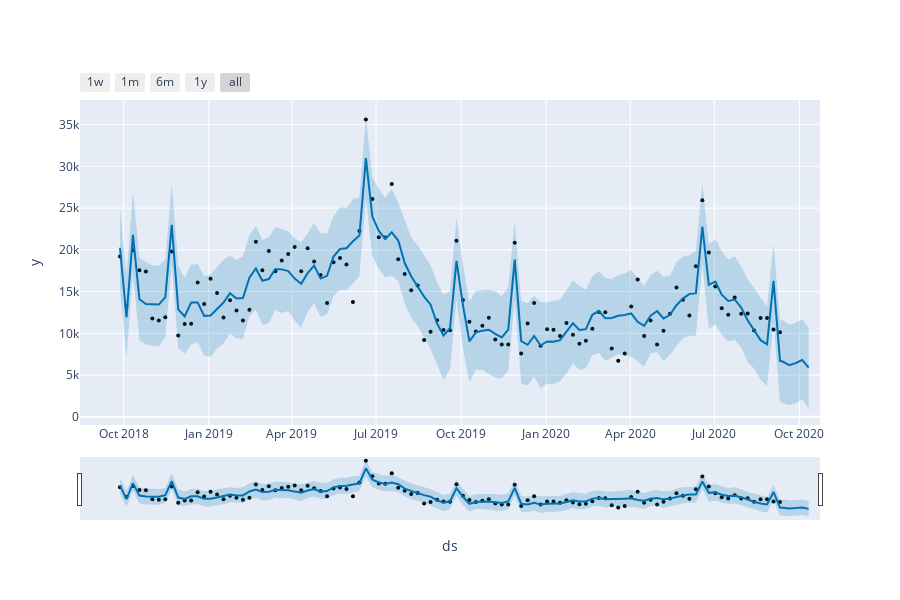
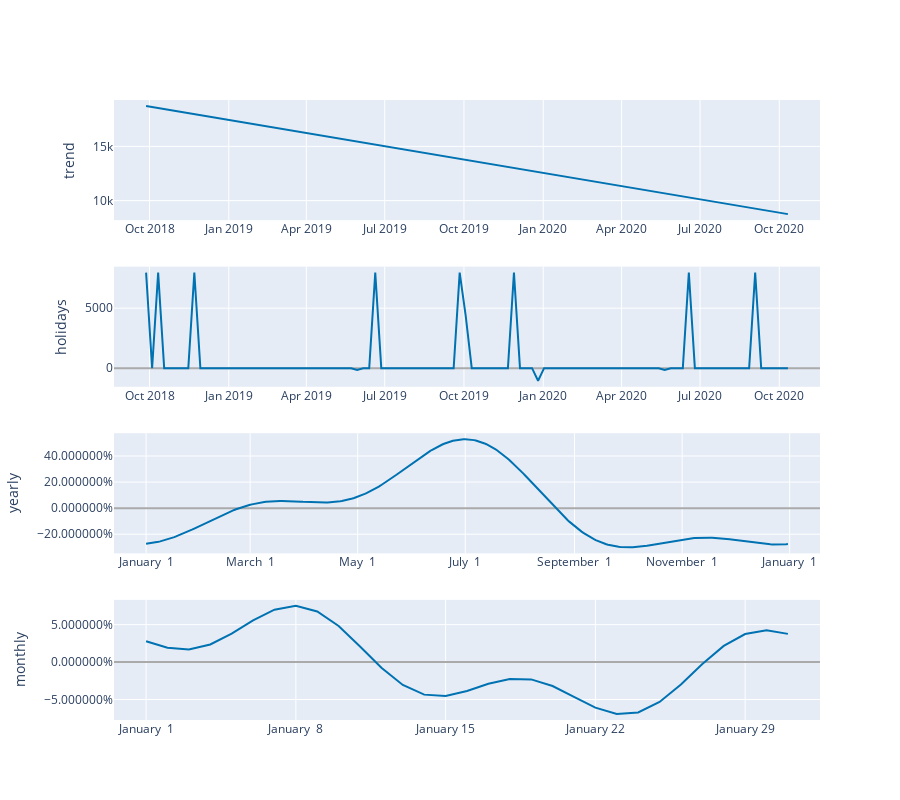

Notebook code for these charts, in order:
### Code cell
# Run model with mkflow
with mlflow.start_run(experiment_id=exp_id, run_name='TS_Prophet_Model'):

    mlflow.set_tag('Description', 'TS Forecast Prophet Models')
    mlflow.set_tags({'ProblemType': 'Forcasting', 
                    'ModelType': 'Prophet', 
                    'ModelLibrary': 'Prophet'})

    mlflow.log_artifacts('img')

    m = Prophet(yearly_seasonality=False,
                weekly_seasonality=False, 
                holidays=sales,
                interval_width=0.95)

    input_df = df.Blouse.copy().reset_index().rename(columns={"date":"ds", "Blouse":"y"})

    # add holidays and seasonality
    m.add_country_holidays(country_name='DE')
    m.add_seasonality(name='yearly', period=365, fourier_order=3, mode="multiplicative", prior_scale=5)
    m.add_seasonality(name='monthly', period=31, fourier_order=3, mode="multiplicative", prior_scale=1)

    # fitting and forcasting

    m.fit(input_df)
    future = m.make_future_dataframe(5, freq='W')
    forcast = m.predict(future)
    plot_plotly(m, forcast)
    plot_components_plotly(m, forcast)

    # k-fold forcasting error
    df_cv = cross_validation(m, cutoffs= cutoff_date, horizon = '5 W')
    df_cv_back = df_cv.copy()
    # df_cv_back.iloc[:, 1:5] = np.exp(df_cv.iloc[:, 1:5]-1)
    df_p = performance_metrics(df_cv_back)
    df_p
    score = np.mean(df_p.mape)
    print('5-fold MAPE score: {:.2f}'.format(score))

    mlflow.log_metric('Avg Validation 5-fold MAPE score', score)

    fig = error_plot(input_df, forcast, 'Blouse', 'img/Blouse_prophet.png', transform=False)
